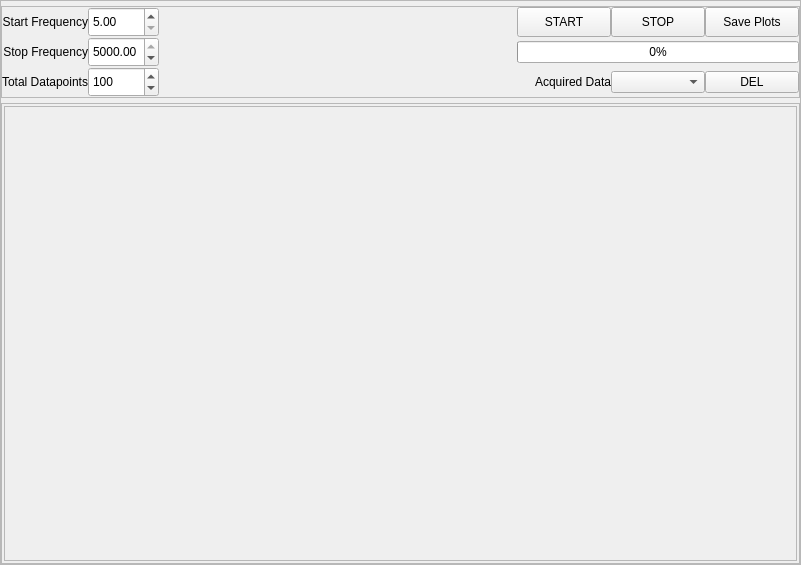
<?xml version="1.0" encoding="UTF-8"?>
<ui version="4.0">
 <class>MainWindow</class>
 <widget class="QMainWindow" name="MainWindow">
  <property name="geometry">
   <rect>
    <x>0</x>
    <y>0</y>
    <width>801</width>
    <height>565</height>
   </rect>
  </property>
  <property name="windowTitle">
   <string>MainWindow</string>
  </property>
  <widget class="QWidget" name="centralwidget">
   <layout class="QGridLayout" name="gridLayout_3">
    <property name="margin">
     <number>0</number>
    </property>
    <item row="0" column="0">
     <widget class="QFrame" name="widgetFrameOuter">
      <property name="sizePolicy">
       <sizepolicy hsizetype="Preferred" vsizetype="Preferred">
        <horstretch>0</horstretch>
        <verstretch>0</verstretch>
       </sizepolicy>
      </property>
      <property name="styleSheet">
       <string notr="true"/>
      </property>
      <property name="frameShape">
       <enum>QFrame::StyledPanel</enum>
      </property>
      <property name="frameShadow">
       <enum>QFrame::Raised</enum>
      </property>
      <property name="class" stdset="0">
       <string>PeripheralCollection</string>
      </property>
      <layout class="QVBoxLayout" name="verticalLayout_3">
       <property name="spacing">
        <number>5</number>
       </property>
       <property name="leftMargin">
        <number>0</number>
       </property>
       <property name="topMargin">
        <number>5</number>
       </property>
       <property name="rightMargin">
        <number>0</number>
       </property>
       <property name="bottomMargin">
        <number>0</number>
       </property>
       <item>
        <widget class="QFrame" name="frame">
         <property name="sizePolicy">
          <sizepolicy hsizetype="Preferred" vsizetype="Preferred">
           <horstretch>0</horstretch>
           <verstretch>0</verstretch>
          </sizepolicy>
         </property>
         <property name="minimumSize">
          <size>
           <width>0</width>
           <height>80</height>
          </size>
         </property>
         <property name="frameShape">
          <enum>QFrame::StyledPanel</enum>
         </property>
         <property name="frameShadow">
          <enum>QFrame::Raised</enum>
         </property>
         <property name="class" stdset="0">
          <string>PeripheralCollectionInner</string>
         </property>
         <layout class="QGridLayout" name="gridLayout">
          <property name="margin">
           <number>0</number>
          </property>
          <property name="spacing">
           <number>0</number>
          </property>
          <item row="0" column="0">
           <widget class="QLabel" name="label_4">
            <property name="text">
             <string>Start Frequency</string>
            </property>
            <property name="alignment">
             <set>Qt::AlignRight|Qt::AlignTrailing|Qt::AlignVCenter</set>
            </property>
           </widget>
          </item>
          <item row="0" column="1">
           <widget class="QDoubleSpinBox" name="startFreq">
            <property name="minimumSize">
             <size>
              <width>0</width>
              <height>30</height>
             </size>
            </property>
            <property name="minimum">
             <double>5.000000000000000</double>
            </property>
            <property name="maximum">
             <double>5000.000000000000000</double>
            </property>
            <property name="singleStep">
             <double>1.000000000000000</double>
            </property>
           </widget>
          </item>
          <item row="0" column="3">
           <widget class="QPushButton" name="pushButton">
            <property name="minimumSize">
             <size>
              <width>94</width>
              <height>30</height>
             </size>
            </property>
            <property name="text">
             <string>START</string>
            </property>
           </widget>
          </item>
          <item row="0" column="4">
           <widget class="QPushButton" name="pushButton_4">
            <property name="minimumSize">
             <size>
              <width>94</width>
              <height>30</height>
             </size>
            </property>
            <property name="text">
             <string>STOP</string>
            </property>
           </widget>
          </item>
          <item row="0" column="5">
           <widget class="QPushButton" name="pushButton_3">
            <property name="minimumSize">
             <size>
              <width>94</width>
              <height>30</height>
             </size>
            </property>
            <property name="text">
             <string>Save Plots</string>
            </property>
           </widget>
          </item>
          <item row="1" column="0">
           <widget class="QLabel" name="label_5">
            <property name="text">
             <string>Stop Frequency</string>
            </property>
            <property name="alignment">
             <set>Qt::AlignRight|Qt::AlignTrailing|Qt::AlignVCenter</set>
            </property>
           </widget>
          </item>
          <item row="1" column="1">
           <widget class="QDoubleSpinBox" name="stopFreq">
            <property name="minimumSize">
             <size>
              <width>0</width>
              <height>30</height>
             </size>
            </property>
            <property name="minimum">
             <double>5.000000000000000</double>
            </property>
            <property name="maximum">
             <double>5000.000000000000000</double>
            </property>
            <property name="singleStep">
             <double>1.000000000000000</double>
            </property>
            <property name="value">
             <double>5000.000000000000000</double>
            </property>
           </widget>
          </item>
          <item row="2" column="0">
           <widget class="QLabel" name="label_6">
            <property name="text">
             <string>Total Datapoints</string>
            </property>
            <property name="alignment">
             <set>Qt::AlignRight|Qt::AlignTrailing|Qt::AlignVCenter</set>
            </property>
           </widget>
          </item>
          <item row="2" column="1">
           <widget class="QSpinBox" name="stepFreq">
            <property name="minimumSize">
             <size>
              <width>0</width>
              <height>30</height>
             </size>
            </property>
            <property name="minimum">
             <number>10</number>
            </property>
            <property name="maximum">
             <number>5000</number>
            </property>
            <property name="value">
             <number>100</number>
            </property>
           </widget>
          </item>
          <item row="2" column="3">
           <widget class="QLabel" name="label_2">
            <property name="text">
             <string>Acquired Data</string>
            </property>
            <property name="alignment">
             <set>Qt::AlignRight|Qt::AlignTrailing|Qt::AlignVCenter</set>
            </property>
           </widget>
          </item>
          <item row="2" column="4">
           <widget class="QComboBox" name="tracesBox"/>
          </item>
          <item row="2" column="5">
           <widget class="QPushButton" name="pushButton_2">
            <property name="minimumSize">
             <size>
              <width>94</width>
              <height>0</height>
             </size>
            </property>
            <property name="maximumSize">
             <size>
              <width>40</width>
              <height>16777215</height>
             </size>
            </property>
            <property name="text">
             <string>DEL</string>
            </property>
           </widget>
          </item>
          <item row="1" column="3" colspan="3">
           <widget class="QProgressBar" name="progress">
            <property name="value">
             <number>0</number>
            </property>
           </widget>
          </item>
          <item row="0" column="2" rowspan="3">
           <widget class="QFrame" name="frame_3">
            <property name="sizePolicy">
             <sizepolicy hsizetype="MinimumExpanding" vsizetype="Preferred">
              <horstretch>0</horstretch>
              <verstretch>0</verstretch>
             </sizepolicy>
            </property>
            <property name="frameShape">
             <enum>QFrame::NoFrame</enum>
            </property>
            <property name="frameShadow">
             <enum>QFrame::Raised</enum>
            </property>
            <layout class="QHBoxLayout" name="ControlsLayout">
             <property name="spacing">
              <number>2</number>
             </property>
             <property name="margin">
              <number>0</number>
             </property>
            </layout>
           </widget>
          </item>
         </layout>
        </widget>
       </item>
       <item>
        <widget class="QFrame" name="frame_2">
         <property name="sizePolicy">
          <sizepolicy hsizetype="Preferred" vsizetype="Preferred">
           <horstretch>0</horstretch>
           <verstretch>0</verstretch>
          </sizepolicy>
         </property>
         <property name="minimumSize">
          <size>
           <width>0</width>
           <height>50</height>
          </size>
         </property>
         <property name="frameShape">
          <enum>QFrame::StyledPanel</enum>
         </property>
         <property name="frameShadow">
          <enum>QFrame::Raised</enum>
         </property>
         <property name="class" stdset="0">
          <string>PeripheralCollectionInner</string>
         </property>
         <layout class="QGridLayout" name="gridLayout_2">
          <property name="horizontalSpacing">
           <number>2</number>
          </property>
          <property name="margin">
           <number>2</number>
          </property>
          <item row="1" column="0">
           <widget class="QScrollArea" name="scrollArea">
            <property name="widgetResizable">
             <bool>true</bool>
            </property>
            <widget class="QWidget" name="scrollAreaWidgetContents">
             <property name="geometry">
              <rect>
               <x>0</x>
               <y>0</y>
               <width>791</width>
               <height>428</height>
              </rect>
             </property>
             <layout class="QGridLayout" name="gridLayout_4">
              <property name="margin">
               <number>2</number>
              </property>
              <property name="spacing">
               <number>2</number>
              </property>
              <item row="0" column="0">
               <layout class="QGridLayout" name="plot_area"/>
              </item>
             </layout>
            </widget>
           </widget>
          </item>
         </layout>
        </widget>
       </item>
      </layout>
     </widget>
    </item>
   </layout>
  </widget>
  <widget class="QMenuBar" name="menubar">
   <property name="geometry">
    <rect>
     <x>0</x>
     <y>0</y>
     <width>801</width>
     <height>25</height>
    </rect>
   </property>
  </widget>
 </widget>
 <resources/>
 <connections>
  <connection>
   <sender>pushButton</sender>
   <signal>clicked()</signal>
   <receiver>MainWindow</receiver>
   <slot>run()</slot>
   <hints>
    <hint type="sourcelabel">
     <x>175</x>
     <y>157</y>
    </hint>
    <hint type="destinationlabel">
     <x>741</x>
     <y>202</y>
    </hint>
   </hints>
  </connection>
  <connection>
   <sender>pushButton_2</sender>
   <signal>clicked()</signal>
   <receiver>MainWindow</receiver>
   <slot>delete_curve()</slot>
   <hints>
    <hint type="sourcelabel">
     <x>796</x>
     <y>59</y>
    </hint>
    <hint type="destinationlabel">
     <x>741</x>
     <y>154</y>
    </hint>
   </hints>
  </connection>
  <connection>
   <sender>pushButton_3</sender>
   <signal>clicked()</signal>
   <receiver>MainWindow</receiver>
   <slot>savePlots()</slot>
   <hints>
    <hint type="sourcelabel">
     <x>798</x>
     <y>157</y>
    </hint>
    <hint type="destinationlabel">
     <x>719</x>
     <y>0</y>
    </hint>
   </hints>
  </connection>
  <connection>
   <sender>pushButton_4</sender>
   <signal>clicked()</signal>
   <receiver>MainWindow</receiver>
   <slot>stop()</slot>
   <hints>
    <hint type="sourcelabel">
     <x>265</x>
     <y>151</y>
    </hint>
    <hint type="destinationlabel">
     <x>313</x>
     <y>-25</y>
    </hint>
   </hints>
  </connection>
 </connections>
 <slots>
  <slot>run()</slot>
  <slot>delete_curve()</slot>
  <slot>savePlots()</slot>
  <slot>stop()</slot>
 </slots>
</ui>
